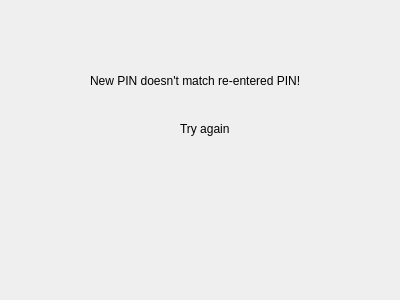
<?xml version="1.0" encoding="UTF-8"?>
<ui version="4.0">
 <class>Atm_ChangePin_Reenter</class>
 <widget class="QWidget" name="Atm_ChangePin_Reenter">
  <property name="geometry">
   <rect>
    <x>0</x>
    <y>0</y>
    <width>400</width>
    <height>300</height>
   </rect>
  </property>
  <property name="windowTitle">
   <string>CHANGE PIN INCORRECT</string>
  </property>
  <widget class="QLabel" name="label">
   <property name="geometry">
    <rect>
     <x>90</x>
     <y>70</y>
     <width>251</width>
     <height>21</height>
    </rect>
   </property>
   <property name="text">
    <string>New PIN doesn't match re-entered PIN!</string>
   </property>
  </widget>
  <widget class="QLabel" name="label_2">
   <property name="geometry">
    <rect>
     <x>180</x>
     <y>120</y>
     <width>59</width>
     <height>17</height>
    </rect>
   </property>
   <property name="text">
    <string>Try again</string>
   </property>
  </widget>
 </widget>
 <resources/>
 <connections/>
</ui>
